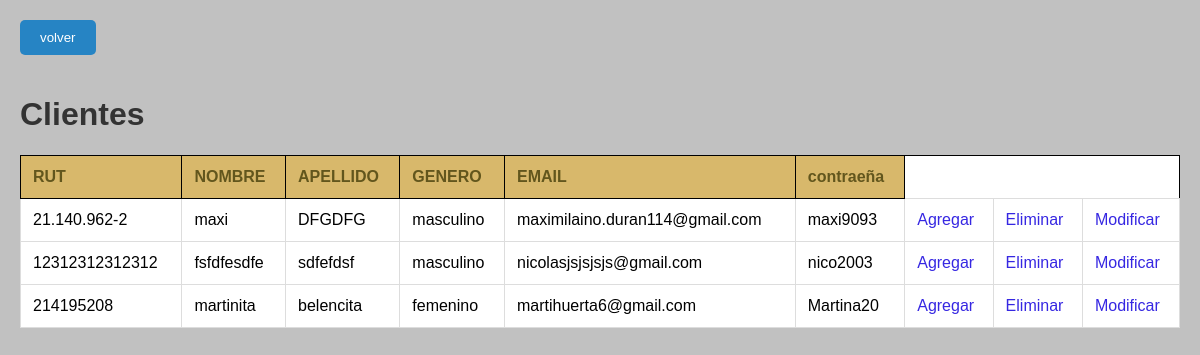
The page /administrador/crud on the database its author committed.
### cliente/models.py (models this page shows, shortened)
class Cliente(models.Model):
    rut = models.CharField(primary_key=True, max_length=10)
    nombre = models.CharField(max_length=20)
    apellido_paterno = models.CharField(max_length=20)
    id_genero = models.ForeignKey('Genero',on_delete=models.CASCADE, db_column='idGenero')
    email = models.EmailField(unique=True, max_length=100, blank=True, null=True)
    contraseña=models.CharField(max_length=10, null=False)

class Genero(models.Model):
    idgenero = models.CharField(primary_key=True,max_length=10)
    genero = models.CharField(max_length=20, blank=False, null=False)
    def __str__(self):
        return str(self.genero)

### administrador/views.py (the view)
# urls.py: path('crud',views.crud, name='crud'),
def crud(request):
    clientes=Cliente.objects.all()
    context={'clientes':clientes}
    return render(request, 'administrador/crud.html', context)

### administrador/templates/administrador/crud.html (shortened to what this page needs)
<!DOCTYPE html>
<html lang="en">
<head>
    {% load static %}
    <link rel="stylesheet" href="{% static  'css/juegos.css'%}">
</head>
<body>
  <button><a href="{% url 'admin' %}"> volver</a></button>
    <h1>Clientes</h1>
<table style="border: 1px solid black;">
    {% if clientes %}
    <th style="border: 1px solid black;">RUT</th>
    <th style="border: 1px solid black;">NOMBRE</th>
    <th style="border: 1px solid black;">APELLIDO</th>
    <th style="border: 1px solid black;">GENERO</th>
    <th style="border: 1px solid black;">EMAIL</th>
    <th style="border: 1px solid black;">contraeña</th>
    {% for cliente in clientes %}
  <tr>
    <td id="rut">{{cliente.rut}}</td>
    <td id="nombre">{{cliente.nombre}}
    <td id="apellido">{{cliente.apellido_paterno}}
    <td id="genero">{{cliente.id_genero}}
    <td id="email">{{cliente.email}}
      <td id="contraseña">{{cliente.contraseña}} </td>
      <td> <a href="{% url 'crearc' %}">Agregar</a></td>
    <td><a href="{% url 'clientes_del' pk=cliente.rut %}">Eliminar</a></td>
    <td> <a id="btn" href="{% url 'clientes_edit' pk=cliente.rut %}">Modificar</a></td>
  </tr>
    {% endfor %}
{% endif %}
</body>
</html>

### administrador/static/css/juegos.css (style rules this page uses)
body { font-family: Arial, sans-serif; background-color: #c1c1c1; margin: 0; padding: 20px; }
button a { text-decoration: none; color: rgb(255, 255, 255); }
button { background-color: #2684c4; color: white; border: none; padding: 10px 20px; cursor: pointer; border-radius: 5px; margin-bottom: 20px; }
h1 { color: #333; }
table { width: 100%; border-collapse: collapse; margin-bottom: 20px; background-color: white; }
th, td { padding: 12px; text-align: left; border: 1px solid #ddd; }
th { background-color: #d8b86b; color: #62561d; }
a { color: #3627e2; text-decoration: none; }

### rows shown on the page
Cliente: rut "21.140.962-2", nombre "maxi", apellido_paterno "DFGDFG", id_genero "masculino", email "maximilaino.duran114@gmail.com", contraseña "maxi9093"
Cliente: rut "12312312312312", nombre "fsfdfesdfe", apellido_paterno "sdfefdsf", id_genero "masculino", email "nicolasjsjsjsjs@gmail.com", contraseña "nico2003"
Cliente: rut "214195208", nombre "martinita", apellido_paterno "belencita", id_genero "femenino", email "martihuerta6@gmail.com", contraseña "Martina20"
